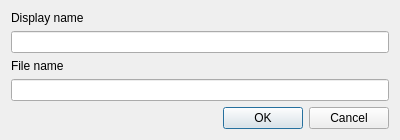
<?xml version="1.0" encoding="UTF-8"?>
<ui version="4.0">
 <class>Dialog</class>
 <widget class="QDialog" name="Dialog">
  <property name="windowModality">
   <enum>Qt::NonModal</enum>
  </property>
  <property name="geometry">
   <rect>
    <x>0</x>
    <y>0</y>
    <width>400</width>
    <height>131</height>
   </rect>
  </property>
  <property name="font">
   <font>
    <family>Segoe UI</family>
   </font>
  </property>
  <property name="windowTitle">
   <string>Profile</string>
  </property>
  <layout class="QVBoxLayout" name="verticalLayout">
   <item>
    <widget class="QLabel" name="label">
     <property name="text">
      <string>Display name</string>
     </property>
    </widget>
   </item>
   <item>
    <widget class="QLineEdit" name="leDisplayName"/>
   </item>
   <item>
    <widget class="QLabel" name="label_2">
     <property name="text">
      <string>File name</string>
     </property>
    </widget>
   </item>
   <item>
    <widget class="QLineEdit" name="leFileName"/>
   </item>
   <item>
    <widget class="QDialogButtonBox" name="buttonBox">
     <property name="orientation">
      <enum>Qt::Horizontal</enum>
     </property>
     <property name="standardButtons">
      <set>QDialogButtonBox::Cancel|QDialogButtonBox::Ok</set>
     </property>
    </widget>
   </item>
  </layout>
 </widget>
 <resources/>
 <connections>
  <connection>
   <sender>buttonBox</sender>
   <signal>accepted()</signal>
   <receiver>Dialog</receiver>
   <slot>accept()</slot>
   <hints>
    <hint type="sourcelabel">
     <x>248</x>
     <y>254</y>
    </hint>
    <hint type="destinationlabel">
     <x>157</x>
     <y>274</y>
    </hint>
   </hints>
  </connection>
  <connection>
   <sender>buttonBox</sender>
   <signal>rejected()</signal>
   <receiver>Dialog</receiver>
   <slot>reject()</slot>
   <hints>
    <hint type="sourcelabel">
     <x>316</x>
     <y>260</y>
    </hint>
    <hint type="destinationlabel">
     <x>286</x>
     <y>274</y>
    </hint>
   </hints>
  </connection>
 </connections>
</ui>
